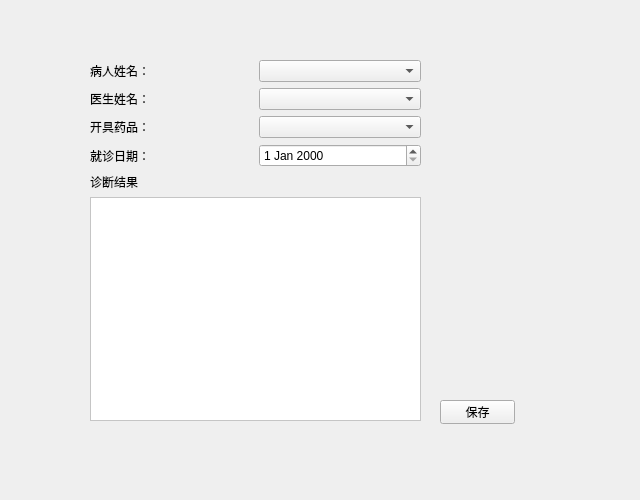
<?xml version="1.0" encoding="UTF-8"?>
<ui version="4.0">
 <class>AppointmentsView</class>
 <widget class="QWidget" name="AppointmentsView">
  <property name="geometry">
   <rect>
    <x>0</x>
    <y>0</y>
    <width>640</width>
    <height>500</height>
   </rect>
  </property>
  <property name="windowTitle">
   <string>就诊记录管理</string>
  </property>
  <widget class="QPushButton" name="btnsave">
   <property name="geometry">
    <rect>
     <x>440</x>
     <y>400</y>
     <width>75</width>
     <height>24</height>
    </rect>
   </property>
   <property name="text">
    <string>保存</string>
   </property>
  </widget>
  <widget class="QWidget" name="layoutWidget">
   <property name="geometry">
    <rect>
     <x>90</x>
     <y>60</y>
     <width>331</width>
     <height>361</height>
    </rect>
   </property>
   <layout class="QVBoxLayout" name="verticalLayout_4">
    <item>
     <layout class="QHBoxLayout" name="horizontalLayout_5">
      <item>
       <widget class="QLabel" name="label_6">
        <property name="text">
         <string>病人姓名：</string>
        </property>
       </widget>
      </item>
      <item>
       <widget class="QComboBox" name="comboboxPatient"/>
      </item>
     </layout>
    </item>
    <item>
     <layout class="QHBoxLayout" name="horizontalLayout_6">
      <item>
       <widget class="QLabel" name="label_7">
        <property name="text">
         <string>医生姓名：</string>
        </property>
       </widget>
      </item>
      <item>
       <widget class="QComboBox" name="comboboxDoctor"/>
      </item>
     </layout>
    </item>
    <item>
     <layout class="QHBoxLayout" name="horizontalLayout_7">
      <item>
       <widget class="QLabel" name="label_8">
        <property name="text">
         <string>开具药品：</string>
        </property>
       </widget>
      </item>
      <item>
       <widget class="QComboBox" name="comboboxMedicines"/>
      </item>
     </layout>
    </item>
    <item>
     <layout class="QHBoxLayout" name="horizontalLayout_8">
      <item>
       <widget class="QLabel" name="label_9">
        <property name="text">
         <string>就诊日期：</string>
        </property>
       </widget>
      </item>
      <item>
       <widget class="QDateEdit" name="dateeditVisit"/>
      </item>
     </layout>
    </item>
    <item>
     <widget class="QLabel" name="label_10">
      <property name="text">
       <string>诊断结果</string>
      </property>
     </widget>
    </item>
    <item>
     <widget class="QTextEdit" name="texteditDiagnosis">
      <property name="styleSheet">
       <string notr="true">background-color: rgb(255, 255, 255);</string>
      </property>
     </widget>
    </item>
   </layout>
  </widget>
 </widget>
 <resources/>
 <connections/>
</ui>
